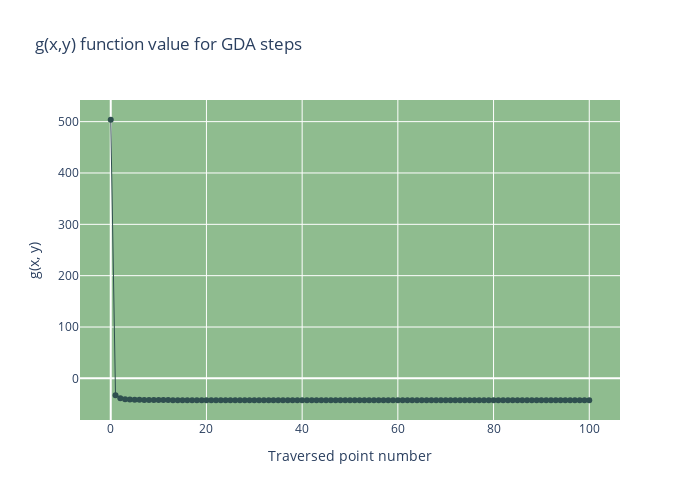

This figure's notebook cell:
### Markdown cell above
Z przeprowadzonych obserwacji wywnioskowałem, że potrzebuję co najmniej kilkuset iteracji (uruchomień dla punktów początkowych) by zbadać generalne zachowanie algorytmu. Badania przeprowadzałem głównie na obszarze od -3 do 3, na którym 100 kroków algorytmu było zdecydowanie wystarczające żeby funkcja zatrzymała się po osiągnięciu dolnego limitu wartości gradientu, oznaczonego współczynnikiem odcięcia.

### Code cell
vals = [g(p) for p in dsc[0]]
layout = go.Layout(width=700, height=500,
                title_text='g(x,y) function value for GDA steps',
                plot_bgcolor='DarkSeaGreen',
                xaxis_title='Traversed point number',
                yaxis_title='g(x, y)')
fig = go.Figure(layout=layout)
fig.add_trace(go.Scatter(mode='lines+markers', 
                         marker=dict(size=6,
                                     color='DarkSlateGrey'),
                         line=dict(color='DarkSlateGrey', width=1), 
                         x=list(range(len(vals))), y=vals))
fig.show()

### Figure 1 — Plotly figure (JSON) as saved in the notebook; plotly's stock layout.template omitted (floating-point values rounded to 4 significant figures)
{"data": [{"line": {"color": "DarkSlateGrey", "width": 1}, "marker": {"color": "DarkSlateGrey", "size": 6}, "mode": "lines+markers", "type": "scatter", "x": [0, 1, 2, 3, 4, 5, 6, 7, 8, 9, 10, 11, 12, 13, 14, 15, 16, 17, 18, 19, 20, 21, 22, 23, 24, 25, 26, 27, 28, 29, 30, 31, 32, 33, 34, 35, 36, 37, 38, 39, 40, 41, 42, 43, 44, 45, 46, 47, 48, 49, 50, 51, 52, 53, 54, 55, 56, 57, 58, 59, 60, 61, 62, 63, 64, 65, 66, 67, 68, 69, 70, 71, 72, 73, 74, 75, 76, 77, 78, 79, 80, 81, 82, 83, 84, 85, 86, 87, 88, 89, 90, 91, 92, 93, 94, 95, 96, 97, 98, 99, 100], "y": [503.7, -33.12, -38.96, -40.71, -41.34, -41.68, -41.89, -42.04, -42.14, -42.22, -42.28, -42.33, -42.37, -42.4, -42.43, -42.45, -42.47, -42.48, -42.5, -42.51, -42.52, -42.53, -42.54, -42.54, -42.55, -42.55, -42.56, -42.56, -42.57, -42.57, -42.57, -42.58, -42.58, -42.58, -42.59, -42.59, -42.59, -42.59, -42.59, -42.59, -42.6, -42.6, -42.6, -42.6, -42.6, -42.6, -42.6, -42.6, -42.61, -42.61, -42.61, -42.61, -42.61, -42.61, -42.61, -42.61, -42.61, -42.61, -42.61, -42.61, -42.61, -42.61, -42.61, -42.61, -42.61, -42.61, -42.62, -42.62, -42.62, -42.62, -42.62, -42.62, -42.62, -42.62, -42.62, -42.62, -42.62, -42.62, -42.62, -42.62, -42.62, -42.62, -42.62, -42.62, -42.62, -42.62, -42.62, -42.62, -42.62, -42.62, -42.62, -42.62, -42.62, -42.62, -42.62, -42.62, -42.62, -42.62, -42.62, -42.62, -42.62]}], "layout": {"height": 500, "plot_bgcolor": "DarkSeaGreen", "title": {"text": "g(x,y) function value for GDA steps"}, "width": 700, "xaxis": {"title": {"text": "Traversed point number"}}, "yaxis": {"title": {"text": "g(x, y)"}}}}
